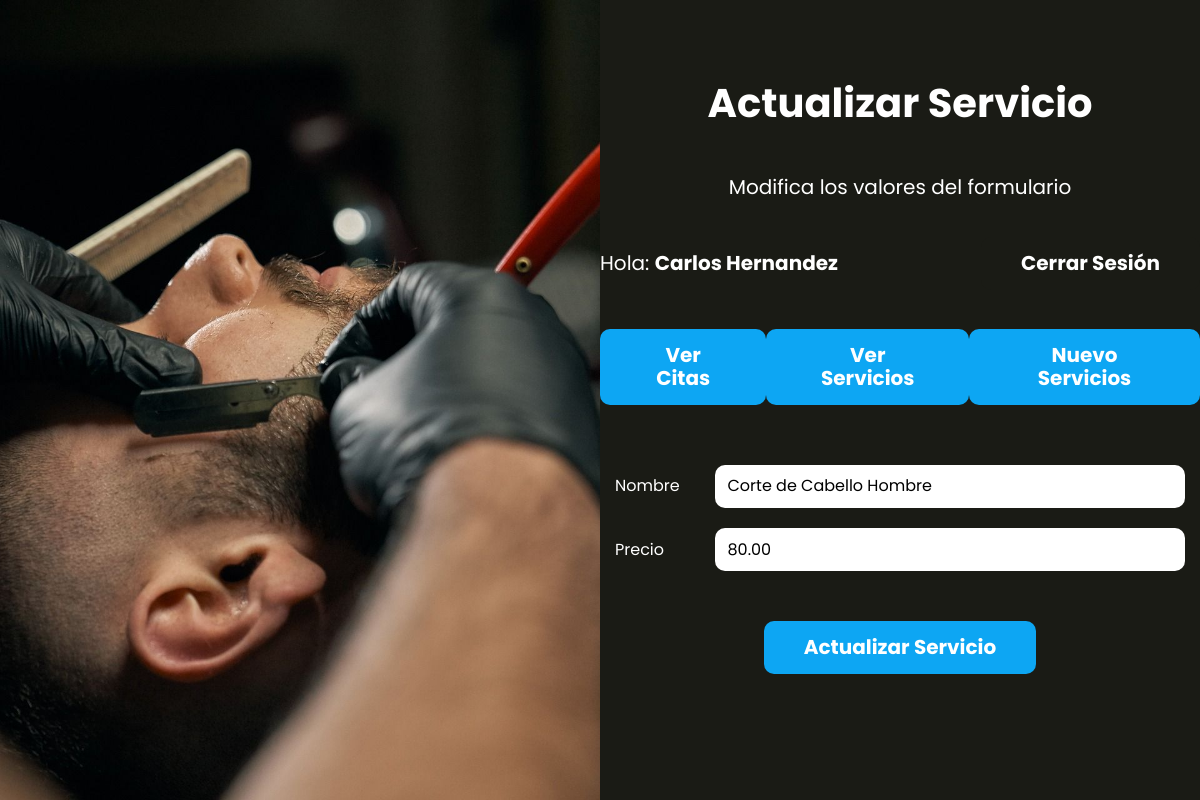
The app's page /servicios/actualizar?id=2 (signed in), older data.
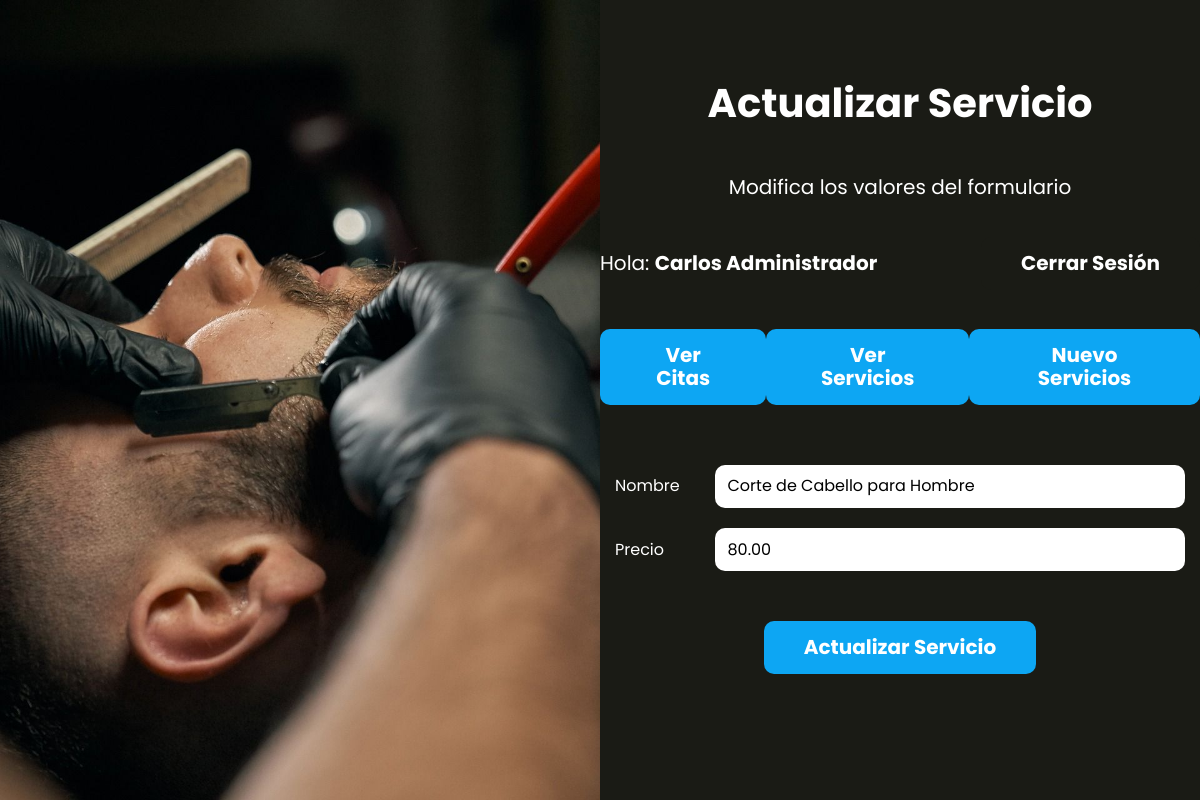
The same page, newer data.
### tables this page shows
CREATE TABLE `servicios` (
  `id` int NOT NULL AUTO_INCREMENT,
  `nombre` varchar(60) DEFAULT NULL,
  `precio` decimal(5,2) DEFAULT NULL,
  PRIMARY KEY (`id`)
);

### controllers/ServicioController.php (called while the page is built, shortened)
<?php
class ServicioController{
  public static function actualizar(Router $router){
    $id = is_numeric($_GET['id']);
    if(!$id) return;
    else $id=$_GET['id'];
    $servicio = Servicio::find($id);
    $alertas = [];
    $router->render('servicios/actualizar',[
      'nombre'=>$_SESSION['nombre'],
      'servicio'=>$servicio,
      'alertas'=>$alertas
    ]);
  }
}

### public/index.php (called while the page is built, shortened)
<?php
$router = new Router();
$router->get('/',[LoginController::class, 'login']);
$router->post('/',[LoginController::class, 'login']);
$router->get('/logout',[LoginController::class, 'logout']);
$router->get('/olvide',[LoginController::class, 'olvide']);
$router->post('/olvide',[LoginController::class, 'olvide']);
$router->get('/recuperar',[LoginController::class, 'recuperar']);
$router->post('/recuperar',[LoginController::class, 'recuperar']);
$router->get('/crear-cuenta',[LoginController::class, 'crear']);
$router->post('/crear-cuenta',[LoginController::class, 'crear']);
$router->get('/confirmar-cuenta', [LoginController::class, 'confirmar']);
$router->get('/mensaje', [LoginController::class, 'mensaje']);
$router->get('/cita',[CitaController::class, 'index']);
$router->get('/admin',[AdminController::class, 'index']);
$router->get('/api/servicios',[APIController::class, 'index']);
$router->post('/api/citas',[APIController::class, 'guardar']);
$router->post('/api/eliminar',[APIController::class, 'eliminar']);
$router->get('/servicios', [ServicioController::class, 'index']);
$router->get('/servicios/crear', [ServicioController::class, 'crear']);
$router->post('/servicios/crear', [ServicioController::class, 'crear']);
$router->get('/servicios/actualizar', [ServicioController::class, 'actualizar']);
$router->post('/servicios/actualizar', [ServicioController::class, 'actualizar']);
$router->post('/servicios/eliminar', [ServicioController::class, 'eliminar']);
$router->comprobarRutas();

### models/ActiveRecord.php (called while the page is built, shortened)
<?php
class ActiveRecord {
    protected static $db;
    protected static $tabla = '';
    public static function setDB($database) {
        self::$db = $database;
    }
    public static function consultarSQL($query) {
        $resultado = self::$db->query($query);
        $array = [];
        while($registro = $resultado->fetch_assoc()) {
            $array[] = static::crearObjeto($registro);
        }
        return $array;
    }
    protected static function crearObjeto($registro) {
        $objeto = new static;
        foreach($registro as $key => $value ) {
            if(property_exists( $objeto, $key  )) {
                $objeto->$key = $value;
            }
        }
        return $objeto;
    }
    public static function find($id) {
        $query = "SELECT * FROM " . static::$tabla  ." WHERE id = {$id}";
        $resultado = self::consultarSQL($query);
        return array_shift( $resultado ) ;
    }
}

### views/servicios/formulario.php (the view)
<div class="campo">
  <label for="nombre">Nombre</label>
  <input type="text" name="nombre" id="nombre" placeholder="Nombre del Servicio" value="<?= $servicio->nombre ?>">
</div>
<div class="campo">
  <label for="precio">Precio</label>
  <input type="number" name="precio" id="precio" placeholder="precio del Servicio" value="<?= $servicio->precio ?>">
</div>

### views/templates/barra.php
<div class="barra">
  <p>Hola: <span> <?= $nombre??'' ?> </span> </p>
  <a href="/logout" class="boton">Cerrar Sesión</a>
</div>
<?php if(isset($_SESSION['admin'])): ?>
  <div class="barra-servicios">
    <a class="boton" href="/admin">Ver Citas</a>
    <a class="boton" href="/servicios">Ver Servicios</a>
    <a class="boton" href="/servicios/crear">Nuevo Servicios</a>
  </div>
<?php endif ?>

Row changes from the older to the newer data that the page shows:
changed servicios: nombre "Corte de Cabello Hombre" → "Corte de Cabello para Hombre"
Text that changed along with them:
$nombre: "Carlos Hernandez" → "Carlos Administrador"
